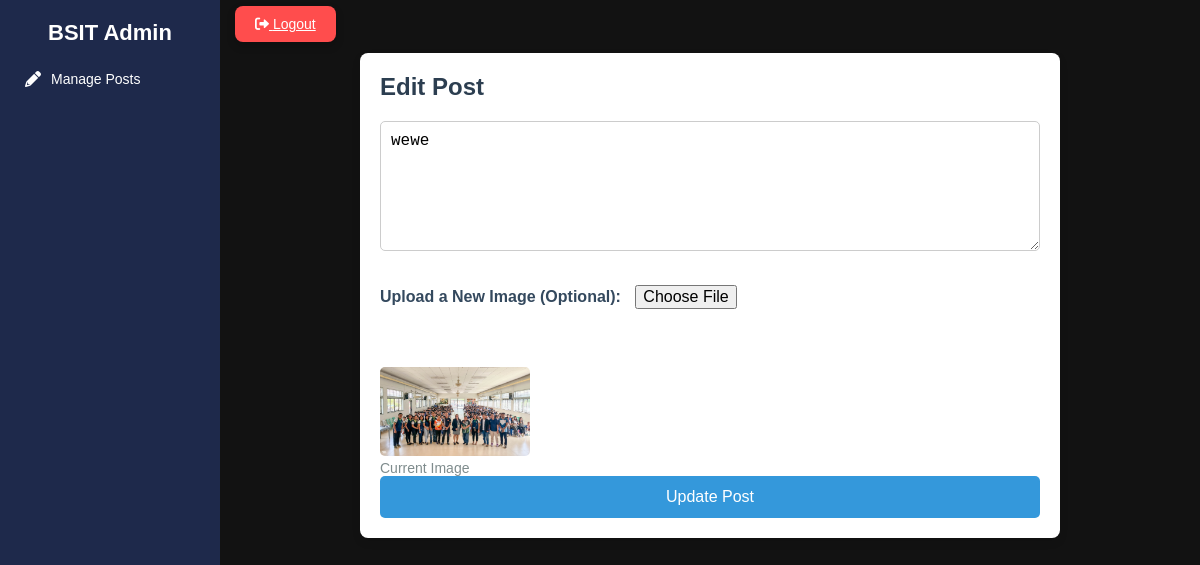
/files/edit_post.php?id=38, run on the app's committed database.
### tables this page shows
CREATE TABLE `posts` (
  `id` int(11) NOT NULL,
  `content` text NOT NULL,
  `created_at` timestamp NOT NULL DEFAULT current_timestamp(),
  `admin_id` int(11) DEFAULT NULL,
  `image` varchar(255) DEFAULT NULL,
  `image_path` varchar(255) DEFAULT NULL
);

### files/edit_post.php (the view, shortened to what this page needs)
<?php
$servername = "localhost";
$username = "root";
$password = "";
$dbname = "sheila_db";
$conn = new mysqli($servername, $username, $password, $dbname);
if (isset($_GET['id'])) {
    $post_id = $_GET['id'];
    $sql = "SELECT * FROM posts WHERE id = $post_id";
    $result = $conn->query($sql);
    $post = $result->fetch_assoc();
}
?>
<!DOCTYPE html>
<html lang="en">
<head>
    <link href="https://cdnjs.cloudflare.com/ajax/libs/font-awesome/6.0.0-beta3/css/all.min.css" rel="stylesheet">
    <link rel="stylesheet" href="folders/css/admin_dashboard.css">
</head>
<body>
    <div class="dashboard">
        <div class="sidebar">
            <h2 id="sidebar-title">BSIT Admin</h2>
            <div class="menu">
                <div class="menu-item" onclick="window.location.href='admin_dashboard.php'">
                    <i class="fas fa-pencil-alt"></i> Manage Posts
                </div>
            </div>
        </div>
        <div class="main-content">
            <div class="header">
                <a href="index.php" class="logout"><i class="fas fa-sign-out-alt"></i> Logout</a>
            </div>
            <div class="edit-post-section">
                <h2>Edit Post</h2>
                <form action="edit_post.php?id=<?php echo $post['id']; ?>" method="POST" enctype="multipart/form-data">
                    <textarea name="post_content" id="post_content" rows="6" placeholder="Edit your message..." required><?php echo $post['content']; ?></textarea><br>
                    <label for="post_image">Upload a New Image (Optional):</label>
                    <input type="file" name="post_image" id="post_image"><br><br>
                    <?php if ($post['image']): ?>
                        <div>
                            <img src="<?php echo $post['image']; ?>" alt="Post Image" style="width: 150px;">
                            <p>Current Image</p>
                        </div>
                    <?php endif; ?>
                    <button type="submit" name="edit_post" class="btn">Update Post</button>
                </form>
            </div>
        </div>
    </div>
</body>
</html>

### files/folders/css/admin_dashboard.css (style rules this page uses)
* { margin: 0; padding: 0; box-sizing: border-box; }
body { font-family: 'Arial', sans-serif; background-color: var(--bg-color); color: var(--text-color); transition: background-color 0.3s, color 0.3s; }
:root { --bg-color: #121212; --text-color: #ffffff; --sidebar-bg: #1e294b; --menu-hover-bg: #2c3e75; --card-bg: #1f2d46; --button-hover: #e74c3c; --light-bg: #f9f9f9; --light-text: #333333; --light-card: #ffffff; --shadow-color: rgba(0, 0, 0, 0.2); --shadow-hover: rgba(0, 0, 0, 0.3); }
.dashboard { display: flex; height: 100vh; }
.sidebar { width: 220px; background-color: var(--sidebar-bg); color: #ffffff; display: flex; flex-direction: column; justify-content: space-between; padding: 15px; box-shadow: 2px 0 8px var(--shadow-color); padding-top: 20px; }
.sidebar h2 { font-size: 22px; text-align: center; margin-bottom: 15px; }
.menu { margin-top: 15px; margin-top: 0; flex-grow: 1; display: flex; flex-direction: column; align-items: flex-start; justify-content: flex-start; gap: 10px; }
.menu-item { display: flex; align-items: center; gap: 10px; padding: 10px; border-radius: 8px; font-size: 14px; color: #ffffff; cursor: pointer; transition: background-color 0.3s, transform 0.2s, box-shadow 0.3s; width: 100%; box-sizing: border-box; }
.menu-item i { font-size: 16px; }
.logout { padding: 10px 20px; font-size: 14px; border-radius: 8px; background-color: #ff4d4d; color: #ffffff; cursor: pointer; align-self: stretch; text-align: center; transition: background-color 0.3s, transform 0.2s, box-shadow 0.3s; box-shadow: 0 4px 8px var(--shadow-color); }
.main-content { flex: 1; padding: 15px; background-color: var(--bg-color); color: var(--text-color); overflow-y: auto; }

### files/edit_post.php (style rules this page uses)
body { font-family: Arial, sans-serif; background-color: #f4f7fc; color: #333; margin: 0; padding: 0; }
.edit-post-section { background-color: white; padding: 20px; box-shadow: 0 4px 8px rgba(0, 0, 0, 0.1); border-radius: 8px; max-width: 700px; margin: auto; margin-top: 20px; }
.edit-post-section h2 { font-size: 24px; color: #2c3e50; margin-bottom: 20px; }
textarea { width: 100%; padding: 10px; margin-bottom: 20px; border: 1px solid #ccc; border-radius: 5px; font-size: 16px; box-sizing: border-box; }
input[type="file"] { padding: 10px; font-size: 16px; margin-bottom: 20px; }
label { font-size: 16px; font-weight: bold; color: #34495e; }
.btn { background-color: #3498db; color: white; padding: 12px 20px; border: none; border-radius: 5px; cursor: pointer; font-size: 16px; width: 100%; transition: background-color 0.3s; }
.edit-post-section img { margin-top: 10px; max-width: 150px; border-radius: 5px; }
.edit-post-section p { font-size: 14px; color: #7f8c8d; }

### data on the page
posts: post_content "wewe", image (picture)
